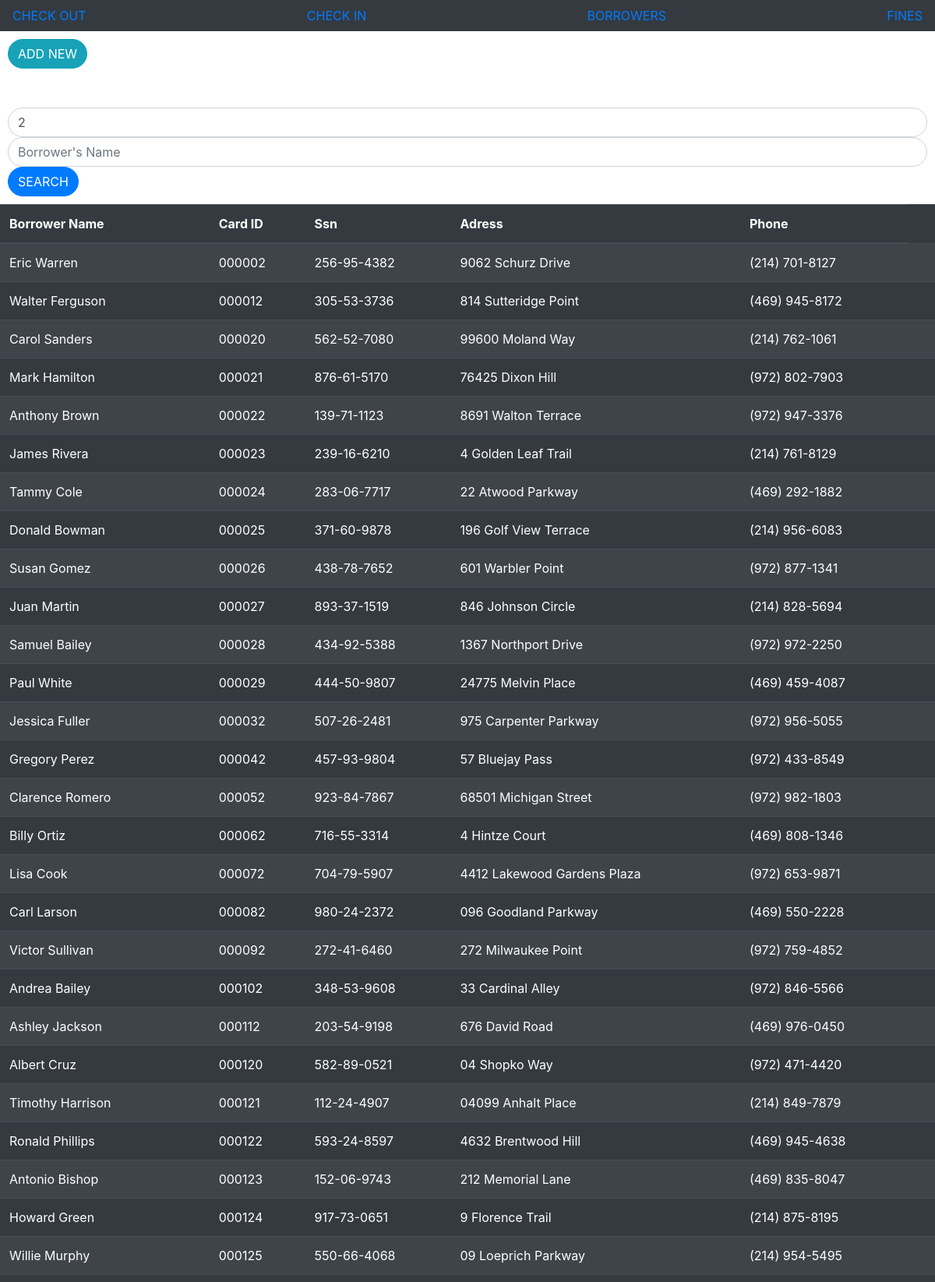
Screenshot of /davisdb/borrowers.php?cardID=2 (upper part) with the database file from the repository.
### tables this page shows
CREATE TABLE `borrower` (
  `Card_id` int(6) unsigned zerofill NOT NULL AUTO_INCREMENT,
  `Ssn` varchar(11) NOT NULL,
  `Bname` varchar(255) DEFAULT NULL,
  `Address` varchar(255) DEFAULT NULL,
  `Phone` varchar(50) DEFAULT NULL,
  `Copies_borrow` int(1) DEFAULT NULL,
  PRIMARY KEY (`Card_id`)
);

### davisdb/borrowers.php (the view, shortened to what this page needs)
<!DOCTYPE html>
<html lang="en">
<head>
    <link rel="stylesheet" href="https://stackpath.bootstrapcdn.com/bootstrap/4.3.1/css/bootstrap.min.css">
</head>
<body>
<nav class="navbar navbar-dark bg-dark">
        <a href='index.php' target='body'>CHECK OUT</a>
        <a href='checkIn.php' target='body'>CHECK IN</a>
        <a href='borrowers.php' target='body'>BORROWERS</a>
        <a href='fines.php' target='body'>FINES</a>
</nav>
<p class="g3"><a href="addBorrowers.php"><button style="margin: 10px" class="btn btn-info rounded-pill" type="button">ADD NEW</button></a><br><br>
<?php
	if (isset($_GET['cardID']))
		$cardID=$_GET['cardID'];
	else
		$cardID='';
	if (isset($_GET['bname']))
		$bname=$_GET['bname'];
	else
		$bname='';
	?>
  <form style="margin: 10px" action="borrowers.php" method="get">
         <div><div><input type="text" class="form-control rounded-pill" id="cardID" name="cardID" placeholder="Card ID" value="<?php echo $cardID?>"></div></div>
          <div><div><input type="text" class="form-control rounded-pill" id="bname" name="bname" placeholder="Borrower's Name" value="<?php echo $bname?>"></div></div>
          <button type="submit" class="btn btn-primary rounded-pill">SEARCH</button>
  </form>
<?php
        include('config.php');
        if (isset($_GET['cardID']) ||isset($_GET['bname'])){
            $query= "SELECT * from BORROWER WHERE Card_id LIKE \"%".  $cardID . "%\" AND Bname LIKE \"%" . $bname . "%\"" ;
            $res= mysqli_query($conn,$query);
            $row = mysqli_num_rows($res);
            if($row>0){
 ?>
                <table class="table table-striped table-dark">
                    <thead>
                        <tr>
                            <th>Borrower Name</th>
                            <th>Card ID</th>
                            <th>Ssn</th>
                            <th>Adress</th>
                            <th>Phone</th>
                        </tr>
                     </thead>
                     <tbody>
<?php
                while($resArray=mysqli_fetch_array($res)){
?>
                    <tr>
                        <td><?php echo $resArray['Bname']; ?></td>
                        <td><?php echo $resArray['Card_id']; ?></td>
                        <td><?php echo $resArray['Ssn']; ?></td>
                        <td><?php echo $resArray['Address']; ?></td>
                        <td><?php echo $resArray['Phone']; ?></td>
                        <td>
<?php
                  }
?>
                        </td>
                    </tr>
                    </tbody>
                   </table>
<?php
              }
		else{
?>
                 <p class="g4 alert alert-danger" role="alert">No records found.</p>
<?php
	     }
}
?>
</body>
</html>

### rows the page displays
borrower: Bname "Eric Warren", Card_id "000002", Ssn "256-95-4382", Address "9062 Schurz Drive", Phone "(214) 701-8127"
borrower: Bname "Walter Ferguson", Card_id "000012", Ssn "305-53-3736", Address "814 Sutteridge Point", Phone "(469) 945-8172"
borrower: Bname "Carol Sanders", Card_id "000020", Ssn "562-52-7080", Address "99600 Moland Way", Phone "(214) 762-1061"
borrower: Bname "Mark Hamilton", Card_id "000021", Ssn "876-61-5170", Address "76425 Dixon Hill", Phone "(972) 802-7903"
borrower: Bname "Anthony Brown", Card_id "000022", Ssn "139-71-1123", Address "8691 Walton Terrace", Phone "(972) 947-3376"
borrower: Bname "James Rivera", Card_id "000023", Ssn "239-16-6210", Address "4 Golden Leaf Trail", Phone "(214) 761-8129"
borrower: Bname "Tammy Cole", Card_id "000024", Ssn "283-06-7717", Address "22 Atwood Parkway", Phone "(469) 292-1882"
borrower: Bname "Donald Bowman", Card_id "000025", Ssn "371-60-9878", Address "196 Golf View Terrace", Phone "(214) 956-6083"
borrower: Bname "Susan Gomez", Card_id "000026", Ssn "438-78-7652", Address "601 Warbler Point", Phone "(972) 877-1341"
borrower: Bname "Juan Martin", Card_id "000027", Ssn "893-37-1519", Address "846 Johnson Circle", Phone "(214) 828-5694"
borrower: Bname "Samuel Bailey", Card_id "000028", Ssn "434-92-5388", Address "1367 Northport Drive", Phone "(972) 972-2250"
borrower: Bname "Paul White", Card_id "000029", Ssn "444-50-9807", Address "24775 Melvin Place", Phone "(469) 459-4087"
borrower: Bname "Jessica Fuller", Card_id "000032", Ssn "507-26-2481", Address "975 Carpenter Parkway", Phone "(972) 956-5055"
borrower: Bname "Gregory Perez", Card_id "000042", Ssn "457-93-9804", Address "57 Bluejay Pass", Phone "(972) 433-8549"
borrower: Bname "Clarence Romero", Card_id "000052", Ssn "923-84-7867", Address "68501 Michigan Street", Phone "(972) 982-1803"
borrower: Bname "Billy Ortiz", Card_id "000062", Ssn "716-55-3314", Address "4 Hintze Court", Phone "(469) 808-1346"
borrower: Bname "Lisa Cook", Card_id "000072", Ssn "704-79-5907", Address "4412 Lakewood Gardens Plaza", Phone "(972) 653-9871"
borrower: Bname "Carl Larson", Card_id "000082", Ssn "980-24-2372", Address "096 Goodland Parkway", Phone "(469) 550-2228"
borrower: Bname "Victor Sullivan", Card_id "000092", Ssn "272-41-6460", Address "272 Milwaukee Point", Phone "(972) 759-4852"
borrower: Bname "Andrea Bailey", Card_id "000102", Ssn "348-53-9608", Address "33 Cardinal Alley", Phone "(972) 846-5566"
borrower: Bname "Ashley Jackson", Card_id "000112", Ssn "203-54-9198", Address "676 David Road", Phone "(469) 976-0450"
borrower: Bname "Albert Cruz", Card_id "000120", Ssn "582-89-0521", Address "04 Shopko Way", Phone "(972) 471-4420"
borrower: Bname "Timothy Harrison", Card_id "000121", Ssn "112-24-4907", Address "04099 Anhalt Place", Phone "(214) 849-7879"
borrower: Bname "Ronald Phillips", Card_id "000122", Ssn "593-24-8597", Address "4632 Brentwood Hill", Phone "(469) 945-4638"
borrower: Bname "Antonio Bishop", Card_id "000123", Ssn "152-06-9743", Address "212 Memorial Lane", Phone "(469) 835-8047"
borrower: Bname "Howard Green", Card_id "000124", Ssn "917-73-0651", Address "9 Florence Trail", Phone "(214) 875-8195"
borrower: Bname "Willie Murphy", Card_id "000125", Ssn "550-66-4068", Address "09 Loeprich Parkway", Phone "(214) 954-5495"
